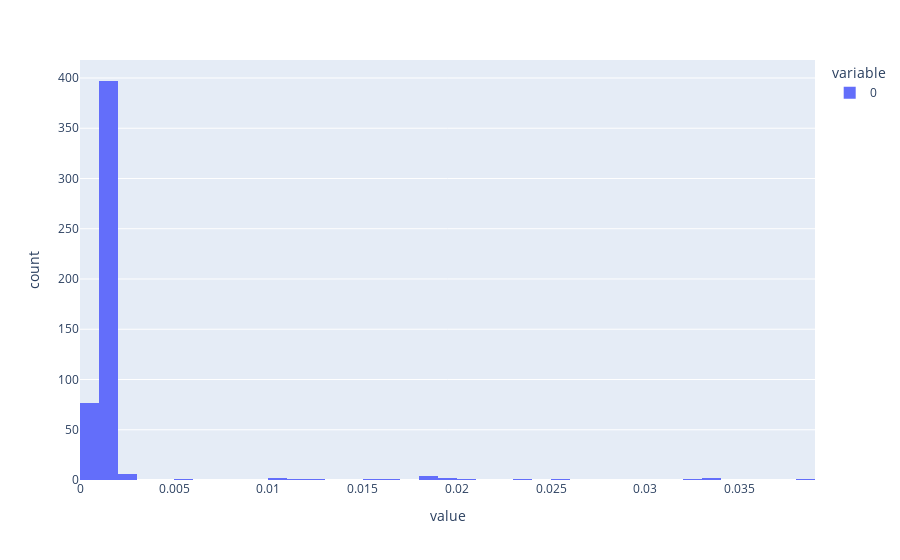

The code cell stored with this chart in its notebook:
### Code cell
px.histogram(trees.feature_importances_)

### Figure 1 — Plotly figure (JSON) as saved in the notebook; plotly's stock layout.template omitted (floating-point values rounded to 4 significant figures; data arrays with more than 128 entries replaced by an {"elided": "..."} marker saying what was removed)
{"data": [{"alignmentgroup": "True", "bingroup": "x", "hovertemplate": "variable=0<br>value=%{x}<br>count=%{y}<extra></extra>", "legendgroup": "0", "marker": {"color": "#636efa"}, "name": "0", "offsetgroup": "0", "orientation": "v", "showlegend": true, "type": "histogram", "x": {"elided": "500 float values"}, "xaxis": "x", "yaxis": "y"}], "layout": {"barmode": "relative", "legend": {"title": {"text": "variable"}, "tracegroupgap": 0}, "margin": {"t": 60}, "xaxis": {"anchor": "y", "domain": [0, 1], "title": {"text": "value"}}, "yaxis": {"anchor": "x", "domain": [0, 1], "title": {"text": "count"}}}}
